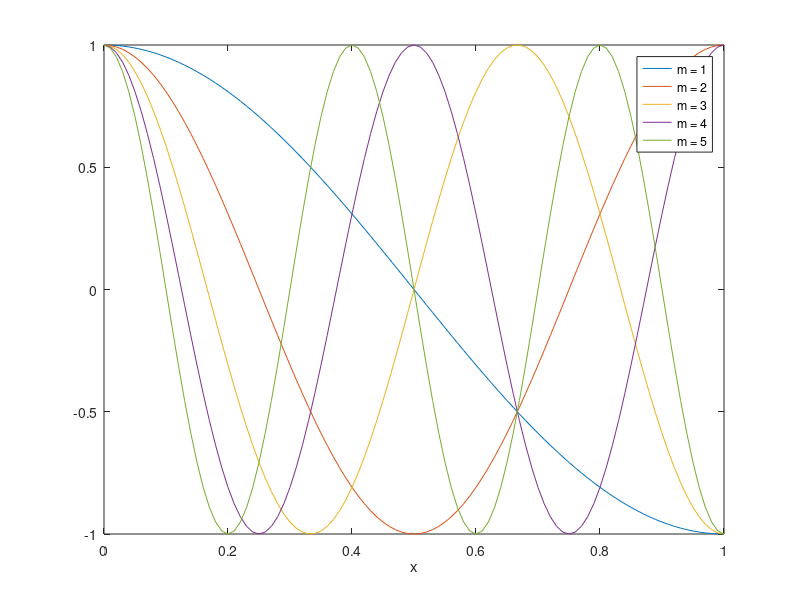

The MATLAB script that drew this image:
clear all; close all;

a = [-2 0;
    0 -4;];

[v, d] = eig(a)

%%

dt = 0.01;
x = 0:dt:1;

for i = 1:5
    fun = cos(i*pi()*x);
    plot(x,fun)
    legend('m = 1','m = 2', 'm = 3', 'm = 4', 'm = 5', 'location', 'best')
    xlabel('x')
    hold on
end

%%

test = [1, 4;
    2, 6;
    3, 15;];

out = zeros(3,1);

for i = 1:3
    
v = cos(pi()*x*test(i,1));
w = cos(pi()*x*test(i,2));
Y = v.*w;

out(i) = trapz(Y);

end

%%
m=7;
n=4;

v = cos(pi()*x*m);
w = cos(pi()*x*n);
Y = v.*w;
trapz(Y)

%% 
m=2345
n=25

sin(pi()*(m+n))